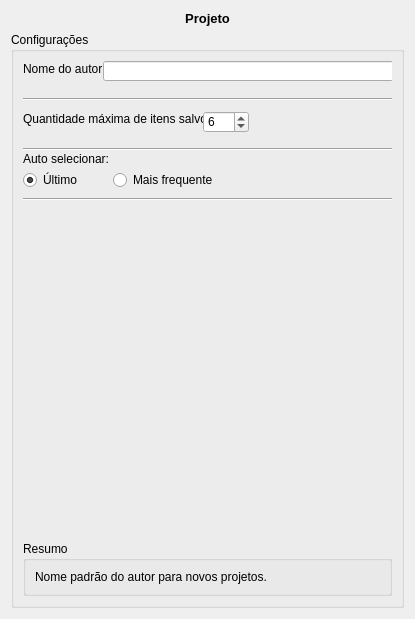
<?xml version="1.0" encoding="UTF-8"?>
<ui version="4.0">
 <class>ProjectFrame</class>
 <widget class="QWidget" name="ProjectFrame">
  <property name="geometry">
   <rect>
    <x>0</x>
    <y>0</y>
    <width>415</width>
    <height>619</height>
   </rect>
  </property>
  <property name="sizePolicy">
   <sizepolicy hsizetype="Ignored" vsizetype="Ignored">
    <horstretch>0</horstretch>
    <verstretch>0</verstretch>
   </sizepolicy>
  </property>
  <property name="maximumSize">
   <size>
    <width>8777215</width>
    <height>16777215</height>
   </size>
  </property>
  <property name="windowTitle">
   <string>Form</string>
  </property>
  <layout class="QGridLayout" name="gridLayout_5">
   <item row="0" column="0">
    <layout class="QGridLayout" name="gridLayout_4">
     <item row="1" column="0">
      <widget class="QGroupBox" name="groupBox">
       <property name="sizePolicy">
        <sizepolicy hsizetype="Expanding" vsizetype="Expanding">
         <horstretch>0</horstretch>
         <verstretch>0</verstretch>
        </sizepolicy>
       </property>
       <property name="title">
        <string>Configurações</string>
       </property>
       <layout class="QGridLayout" name="gridLayout_3">
        <item row="1" column="0">
         <widget class="QGroupBox" name="groupBox_2">
          <property name="sizePolicy">
           <sizepolicy hsizetype="Expanding" vsizetype="Fixed">
            <horstretch>0</horstretch>
            <verstretch>0</verstretch>
           </sizepolicy>
          </property>
          <property name="title">
           <string>Resumo</string>
          </property>
          <layout class="QGridLayout" name="gridLayout_2">
           <item row="0" column="0">
            <widget class="QLabel" name="label">
             <property name="text">
              <string>Nome padrão do autor para novos projetos.</string>
             </property>
            </widget>
           </item>
          </layout>
         </widget>
        </item>
        <item row="0" column="0">
         <widget class="QWidget" name="widget" native="true">
          <widget class="QLabel" name="label_3">
           <property name="geometry">
            <rect>
             <x>0</x>
             <y>50</y>
             <width>181</width>
             <height>16</height>
            </rect>
           </property>
           <property name="text">
            <string>Quantidade máxima de itens salvos:</string>
           </property>
          </widget>
          <widget class="QSpinBox" name="spinBox">
           <property name="geometry">
            <rect>
             <x>180</x>
             <y>50</y>
             <width>46</width>
             <height>22</height>
            </rect>
           </property>
           <property name="value">
            <number>6</number>
           </property>
          </widget>
          <widget class="QLabel" name="label_4">
           <property name="geometry">
            <rect>
             <x>0</x>
             <y>90</y>
             <width>131</width>
             <height>16</height>
            </rect>
           </property>
           <property name="text">
            <string>Auto selecionar:</string>
           </property>
          </widget>
          <widget class="QRadioButton" name="radioButton">
           <property name="geometry">
            <rect>
             <x>0</x>
             <y>110</y>
             <width>82</width>
             <height>18</height>
            </rect>
           </property>
           <property name="text">
            <string>Último</string>
           </property>
           <property name="checked">
            <bool>true</bool>
           </property>
          </widget>
          <widget class="QRadioButton" name="radioButton_2">
           <property name="geometry">
            <rect>
             <x>90</x>
             <y>110</y>
             <width>131</width>
             <height>18</height>
            </rect>
           </property>
           <property name="text">
            <string>Mais frequente</string>
           </property>
          </widget>
          <widget class="Line" name="line">
           <property name="geometry">
            <rect>
             <x>0</x>
             <y>30</y>
             <width>371</width>
             <height>16</height>
            </rect>
           </property>
           <property name="orientation">
            <enum>Qt::Horizontal</enum>
           </property>
          </widget>
          <widget class="Line" name="line_2">
           <property name="geometry">
            <rect>
             <x>0</x>
             <y>80</y>
             <width>371</width>
             <height>16</height>
            </rect>
           </property>
           <property name="orientation">
            <enum>Qt::Horizontal</enum>
           </property>
          </widget>
          <widget class="Line" name="line_3">
           <property name="geometry">
            <rect>
             <x>0</x>
             <y>130</y>
             <width>371</width>
             <height>16</height>
            </rect>
           </property>
           <property name="orientation">
            <enum>Qt::Horizontal</enum>
           </property>
          </widget>
          <widget class="QLabel" name="label_5">
           <property name="geometry">
            <rect>
             <x>0</x>
             <y>0</y>
             <width>81</width>
             <height>16</height>
            </rect>
           </property>
           <property name="text">
            <string>Nome do autor:</string>
           </property>
          </widget>
          <widget class="QLineEdit" name="lineEdit">
           <property name="geometry">
            <rect>
             <x>80</x>
             <y>0</y>
             <width>291</width>
             <height>20</height>
            </rect>
           </property>
          </widget>
         </widget>
        </item>
       </layout>
      </widget>
     </item>
     <item row="0" column="0">
      <widget class="QLabel" name="label_2">
       <property name="font">
        <font>
         <pointsize>10</pointsize>
         <weight>75</weight>
         <bold>true</bold>
        </font>
       </property>
       <property name="text">
        <string>Projeto</string>
       </property>
       <property name="alignment">
        <set>Qt::AlignCenter</set>
       </property>
      </widget>
     </item>
    </layout>
   </item>
   <item row="1" column="0">
    <layout class="QGridLayout" name="gridLayout"/>
   </item>
  </layout>
 </widget>
 <resources/>
 <connections/>
</ui>
